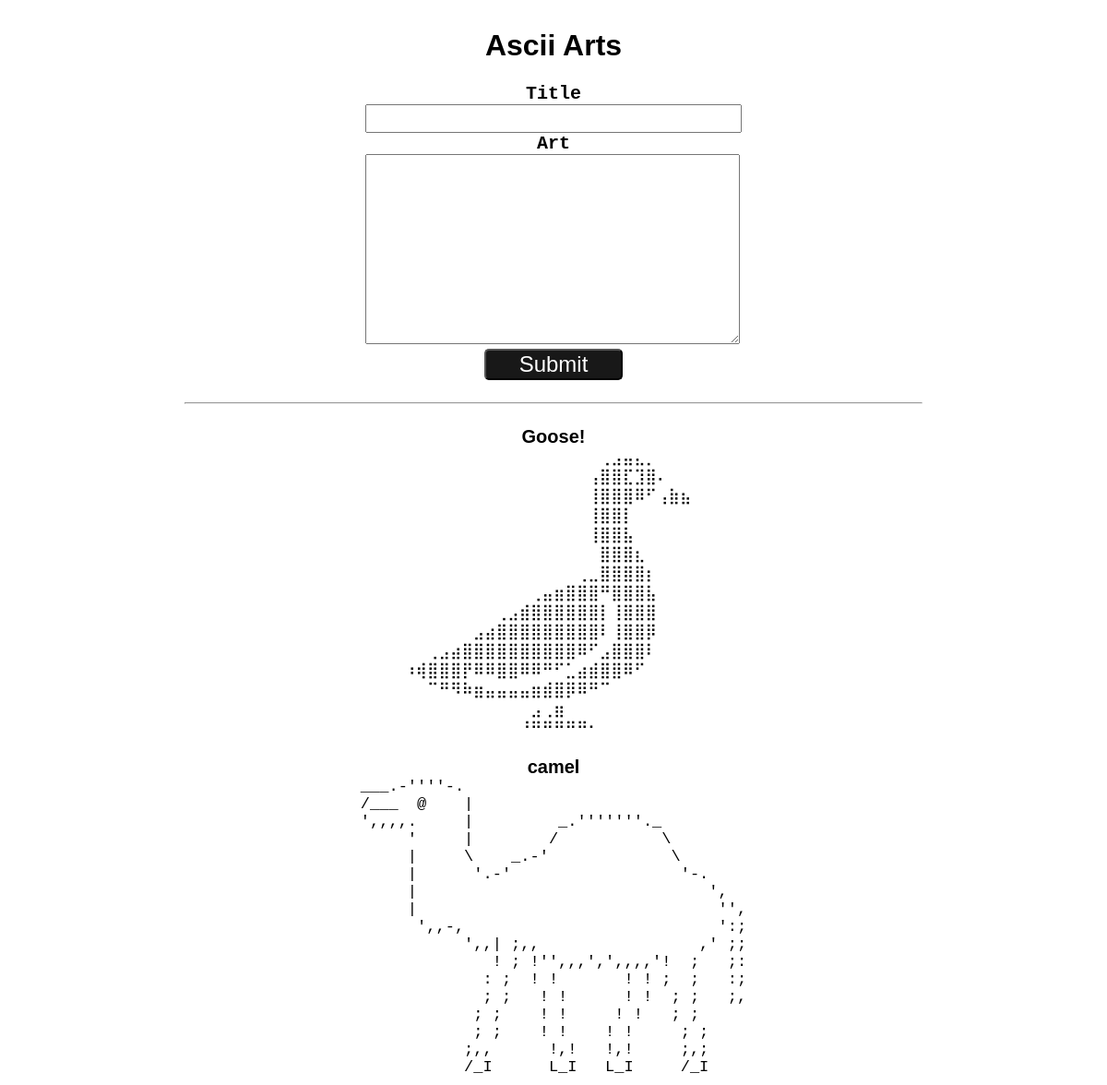
The page / on the database its author committed.
### api/index.py (models this page shows, shortened)
class Art(db.Model):
    title = db.Column(db.String(100), primary_key = True) #100 - максимум символов
    art = db.Column(db.Text, primary_key = True)
    created = db.Column(db.DateTime, default = datetime.utcnow)

### api/index.py (the view)
@app.route("/")
def render_front(title="", art="", error=""):
    t = jinja_env.get_template("front.html")
    arts = Art.query.order_by(Art.created.desc()).all()
    return t.render(title=title, art=art, error=error, arts=arts)

### api/templates/front.html (shortened to what this page needs)
<!DOCTYPE html>
<html lang="en">
<head>
</head>
<body>
    <h1>Ascii Arts</h1>
    <form method="post">
        <label>
            <div class="input_titles">Title</div>
            <input type="text" name="title" value="{{ title }}">
        </label>
        <label>
            <div class="input_titles">Art</div>
            <textarea name="art">{{ art }}</textarea>
        </label>
        <input type="submit" value="Submit">
    </form>
    <hr>
    {% for art in arts %}
        <div class="art">
            <div class="art-title">{{ art.title }}</div>
            <pre class="art-body">{{ art.art }}</pre>
        </div>
    {% endfor %}
</body>
</html>

### api/templates/front.html (style rules this page uses)
body { font-family: sans-serif; width: 800px; margin: 0 auto; padding: 10px; }
form { display: grid; justify-content: center; }
label { display: block; font-size: 20px; }
input[type=text] { width: 400px; font-size: 20px; padding: 2px; }
textarea { width: 400px; height: 200px; font-size: 17px; font-family: monospace; }
input[type=submit] { background-color: rgb(24, 24, 24); color: white; font-size: 24px; border-radius: 5px; margin: auto; width: 150px; }
hr { margin: 24px auto; }
.art + .art { margin-top: 20px; }
.art-title { display: grid; justify-content: center; font-weight: bold; font-size: 20px; }
.art-body { display: grid; justify-content: center; margin: 0; font-size: 17px; }
h1 { display: flex; justify-content: center; }
.input_titles { display: flex; justify-content: center; font-weight: bold; font-family: monospace; }

### rows shown on the page
Art: title "Goose!", art "⠀⠀⠀⠀⠀⠀⠀⠀⠀⠀⠀⠀⠀⠀⠀⠀⠀⠀⠀⢀⣠⣤⣄⡀⠀⠀⠀⠀⠀⠀ ⠀⠀⠀⠀⠀⠀⠀⠀⠀⠀⠀⠀⠀⠀⠀⠀⠀⠀⢠⣿⣿⣏⣹⣿⠄⠀⠀⠀⠀⠀ ⠀⠀⠀⠀⠀⠀⠀⠀⠀⠀⠀⠀⠀⠀⠀⠀⠀⠀⢸⣿⣿⣿⠿⠋⢠⣷⣦⠀⠀⠀ ⠀⠀⠀⠀⠀⠀⠀⠀⠀⠀⠀⠀⠀⠀⠀⠀⠀⠀⢸⣿⣿⡇⠀⠀⠀⠀⠀⠀⠀⠀ ⠀⠀⠀⠀⠀⠀⠀⠀⠀⠀⠀⠀⠀⠀⠀⠀⠀⠀⢸⣿⣿⣧⠀⠀⠀⠀⠀⠀⠀⠀ ⠀⠀⠀⠀⠀⠀⠀⠀⠀⠀⠀⠀⠀⠀⠀⠀⠀⠀⠀⣿⣿⣿⣆⠀⠀⠀⠀⠀⠀⠀ ⠀⠀⠀⠀⠀⠀⠀⠀⠀⠀⠀⠀⠀⠀⠀⠀⠀⢀⣀⣿⣿⣿⣿⡆⠀⠀⠀⠀⠀⠀ ⠀⠀⠀⠀⠀⠀⠀⠀⠀⠀⠀⠀⠀⢀⣤⣶⣿⣿⣿⠛⣿⣿⣿⣧⠀⠀⠀⠀⠀⠀ ⠀⠀⠀⠀⠀⠀⠀⠀⠀⠀⢀⣠⣾⣿⣿⣿⣿⣿⣿⡇⢸⣿⣿⣿⠀⠀⠀⠀⠀⠀ ⠀⠀⠀⠀⠀⠀⠀⠀⣠⣴⣿⣿⣿⣿⣿⣿⣿⣿⣿⠇⢸⣿⣿⡿⠀⠀⠀⠀⠀⠀ ⠀⠀⠀⠀⢀⣠⣴⣿⣿⣿⣿⣿⣿⣿⣿⣿⣿⠿⠋⣠⣿⣿⣿⠇⠀⠀⠀⠀⠀⠀ ⠀⠀⠰⢾⣿⣿⣿⡟⠿⠿⣿⣿⠿⠿⠛⠋⣁⣴⣾⣿⣿⠿⠋⠀⠀⠀⠀⠀⠀⠀ ⠀⠀⠀⠀⠉⠛⠻⠷⣶⣤⣤⣤⣤⣶⣾⣿⡿⠿⠛⠉⠀⠀⠀⠀⠀⠀⠀⠀⠀⠀ ⠀⠀⠀⠀⠀⠀⠀⠀⠀⠀⠀⠀⠀⣠⢀⣶⠀⠀⠀⠀⠀⠀⠀⠀⠀⠀⠀⠀⠀⠀ ⠀⠀⠀⠀⠀⠀⠀⠀⠀⠀⠀⠀⠘⠛⠛⠛⠛⠛⠂⠀⠀⠀⠀⠀⠀⠀⠀⠀⠀⠀"
Art: title "camel", art "___.-''''-. /___ @ | ',,,,. | _.'''''''._ ' | / \\ | \\ _.-' \\ | '.-' '-. | ', | '', ',,-, ':; ',,| ;,, ,' ;; ! ; !'',,,',',,,,'! ; ;: : ; ! ! ! ! ; ; :; ; ; ! ! ! ! ; ; ;, ; ; ! ! ! ! ; ; ; ; ! ! ! ! ; ; ;,, !,! !,! ;,; /_I L_I L_I /_I"
